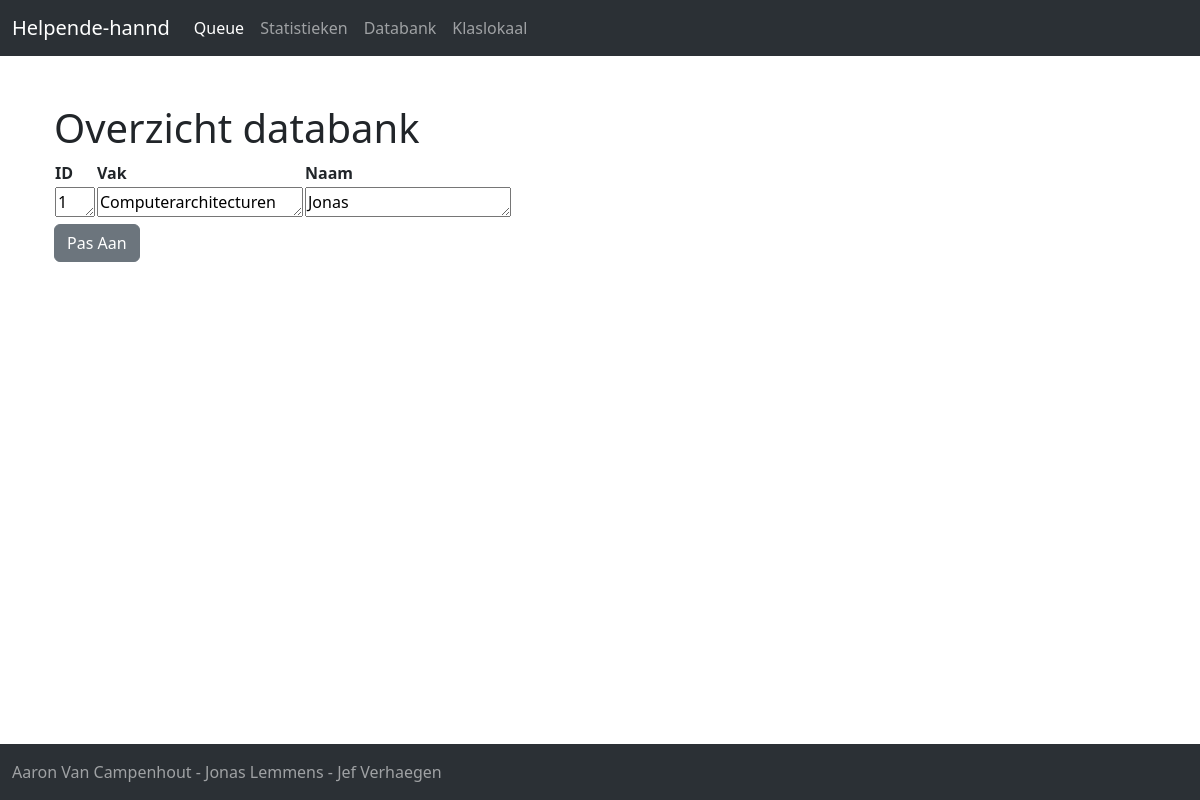
/update, run on the app's committed database.
### Flask-webserver/app.py (models this page shows, shortened)
class  Klas(db.Model):
    cid = db.Column(db.Integer,primary_key=True)
    vak = db.Column(db.String(200),primary_key=True,nullable=False)
    name = db.Column(db.String(200), nullable=False)

### Flask-webserver/app.py (the view, shortened to what this page needs)
@app.route('/update',methods=["POST","GET"])
def update():
    if request.method == "GET":
        table_klas = db.session.execute(db.select(Klas).order_by(Klas.vak,Klas.cid)).scalars()
        print('tabel: ',table_klas)
        return render_template('update.html',title='Update databank',klas=table_klas)

### Flask-webserver/templates/update.html (shortened to what this page needs)
{% extends "base.html" %}
{% block content %}
    <div class ="container">
        <h1>Overzicht databank</h1>
        <form action="/update" METHOD="POST">
            <table cellspacing ="10">
                <tr>
                    <th>ID</th>
                    <th>Vak</th>
                    <th>Naam</th>
                </tr>
                {% for student in klas %}
                <tr>
                    <td><textarea name="cid" rows="1" cols="2">{{ student.cid }}</textarea></td>
                    <td><textarea name="vak" rows="1" cols="20">{{ student.vak }}</textarea></td>
                    <td><textarea name="naam" rows="1" cols="20">{{ student.name }}</textarea></td>
                </tr>
                {% endfor %}
            </table>
            <input type="submit" value="Pas Aan" class="btn btn-secondary">
        </form>
    <br/>
    </div>
    <br><br><br><br>
{% endblock %}

### data on the page
Klas: cid "1", vak "Computerarchitecturen", naam "Jonas"
